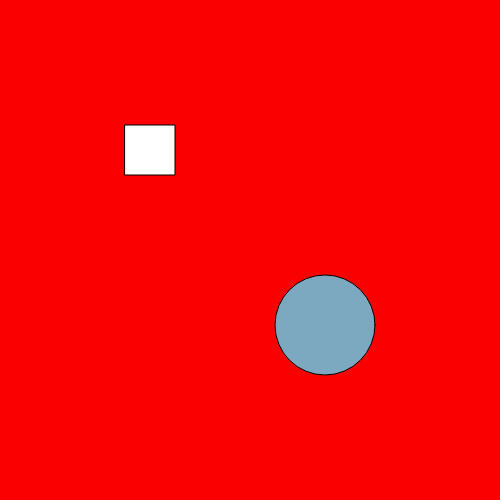
Frame 1 (no input)
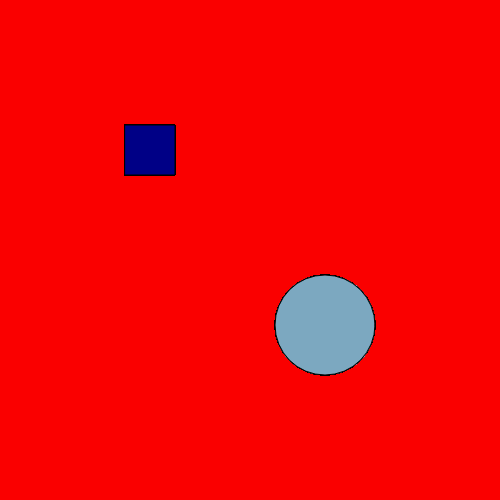
Frame 60 (no input)
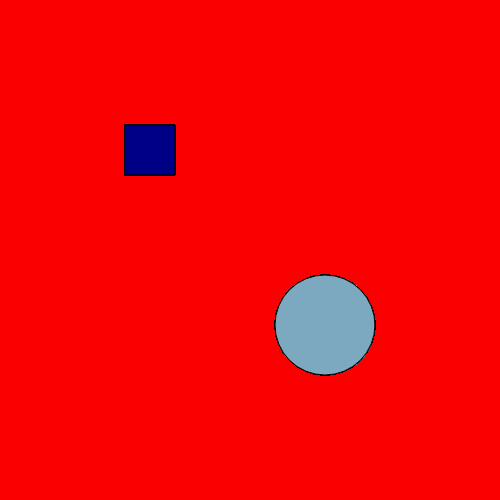
Frame 120 (the mouse pressed at the canvas centre since frame 60)

The p5.js sketch that drew these frames (run headless with seeded random() and noise() and a simulated clock; from frame 60 on, the mouse is pressed at the canvas centre):

// p5.js sketch
// ── sketch.js
let shape;


function setup() {
    createCanvas(500, 500);
    background(250, 0, 0);
    var button = createButton("Reset");
    button.position(510,0);
    button.mousePressed(setup);
    var re = createButton("Rectangle");
    re.position(590,50);
    re.mousePressed(changeToRectangle);
    var cir = createButton("Circle");
    cir.position();
    cir.mousePressed(changetoCircle);
}

function draw() {
    rect(125, 125, 50, 50);
    fill(124, 168, 192);

    circle(325, 325, 100);
    fill(0, 0, 134);
}

function changeToRectangle(){
    shape = "rectangle";
}

function changetoCircle(){
    shape = "circle";
}

function mouseDragged(){
    if (shape === "rectangle"){
        rect(mouseX, mouseY, 50, 50)
    } else if (shape === "circle") {
        circle(mouseX, mouseY, 50)
    }
}
